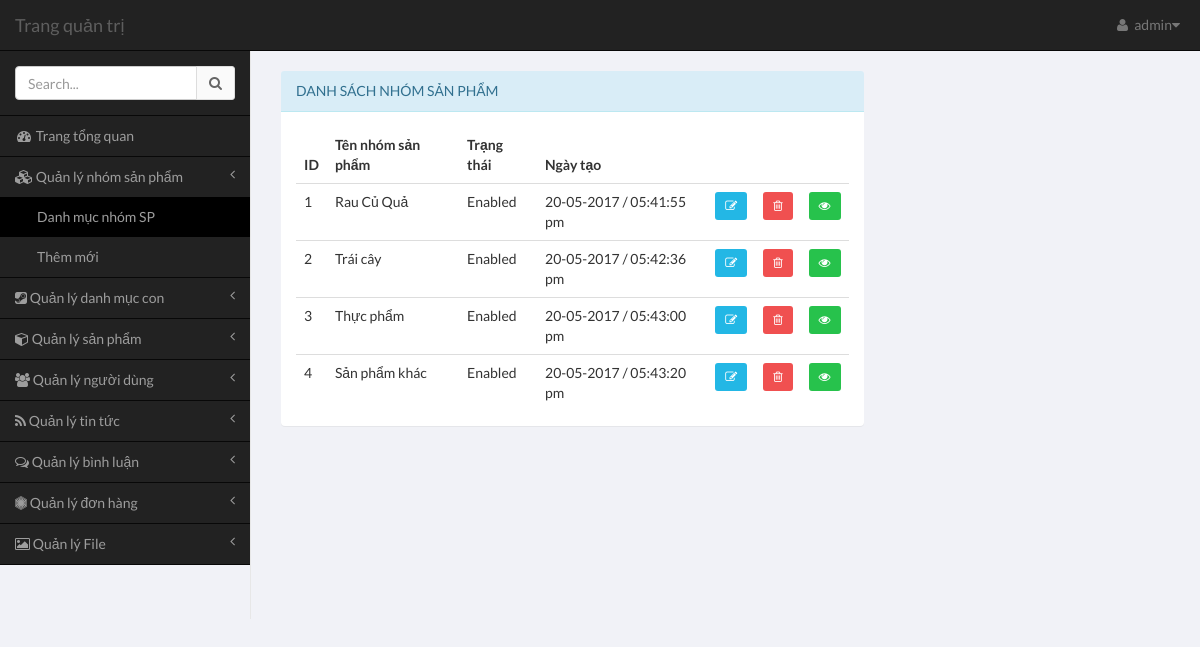
The page /admin/pages/index.php?module=category&action=list-category (signed in) on the database its author committed.
### tables this page shows
CREATE TABLE `category` (
  `category_id` int(11) NOT NULL,
  `category_name` varchar(100) NOT NULL,
  `description` varchar(255) DEFAULT NULL,
  `status` tinyint(6) DEFAULT '1',
  `created_date` int(11) DEFAULT NULL
);

### common/database.php (called while the page is built, shortened)
<?php
$mysqli = mysqli_connect(DB_HOST, DB_USER, DB_PASS, DB_NAME);
mysqli_set_charset($mysqli,"utf8");
function get_all($table,$fiels_name = false,$field_val = false,$limit = false){
	global $mysqli;
	$data = [];
	$sql = "SELECT * FROM $table";
	$res = mysqli_query($mysqli,$sql);
	if ($res && mysqli_num_rows($res)) {
		while ($row = mysqli_fetch_assoc($res)) {
			$data[] = $row;
		}
	}
	return $data;
}
?>

### admin/pages/modules/category/list-category.php (the view)
<?php
$cats = get_all('category');
?>
	<div class="row" >
		<div class="col-md-8 col-xs-12">
			<section class="panel panel-info" style="margin-top: 20px;">
			                              <header class="panel-heading">
			                                  Danh sách nhóm sản phẩm
			                            </header>
			                            <div class="panel-body table-responsive">
			                                <table class="table table-hover">
			                                  <thead>
			                                    <tr>
			                                      <th>ID</th>
			                                      <th>Tên nhóm sản phẩm</th>
			                                      <th>Trạng thái</th>
			                                      <th>Ngày tạo</th>
			                                      <th></th>
			                                      <th></th>
			                                      <th></th>
			                                  </tr>
			                              </thead>
			                              <tbody>
			                                <?php if($cats) :
			                                    foreach ($cats as $row) :
			                                ?>
			                                <tr>
			                                    <td><?php echo $row['category_id']; ?></td>
			                                    <td><?php echo $row['category_name']; ?></td>
			                                    <?php if($row['status'] == 1){
			                                                  $st = 'Enabled' ;
			                                                }else{
			                                                  $st ='Disabled' ;
			                                                } ?>
			                                        <td><?php echo $st ?></td>
			                                    <td><?php echo date('d-m-Y / h:i:s a',$row['created_date']); ?></td>
			                                  <td>
			                                      <a href="<?php to('category','edit-category',$row['category_id']) ?>" type="button" class="btn btn-sm btn-info" title="Sửa">
			                                          <i class="fa fa-pencil-square-o"></i>
			                                      </a>
			                                  </td>
			                                  <td>
			                                      <a href="<?php to('category','delete-category',$row['category_id']) ?>" title="Xóa" type="button" class="btn btn-sm btn-danger" onclick="return confirm('Are you sure ? ')">
			                                          <i class="fa fa-trash-o" ></i>
			                                      </a>
			                                  </td>
			                                  <td>
			                                      <a href="<?php to('category','view-category',$row['category_id']) ?>" type="button" class="btn btn-sm btn-success" title="Xem chi tiết">
			                                          <i class="fa fa-eye" ></i>
			                                      </a>
			                                  </td>
			                              </tr>
			                                <?php endforeach; endif; ?>
			                                </tbody>
			                            </table>
			                            </div>
			                            </section>
		</div>
</div>

### rows shown on the page
category: category_id "1", category_name "Rau Củ Quả", status "Enabled", created_date "20-05-2017 / 05:41:55 pm"
category: category_id "2", category_name "Trái cây", status "Enabled", created_date "20-05-2017 / 05:42:36 pm"
category: category_id "3", category_name "Thực phẩm", status "Enabled", created_date "20-05-2017 / 05:43:00 pm"
category: category_id "4", category_name "Sản phẩm khác", status "Enabled", created_date "20-05-2017 / 05:43:20 pm"

### other values the page prints
$user['username'] "admin"
